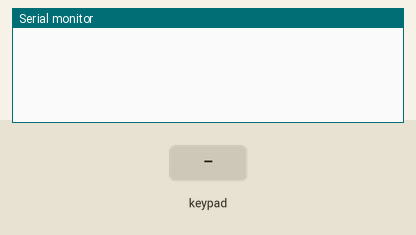
Recording of a sketch running on a simulated Arduino Uno, built with avr-gcc and run on an emulated ATmega328P. Parts: the last lines printed to the serial monitor. The test bench sets the inputs (shaded band).

Above: at 1.2 s.
1.3 s: key '1' pressed
At 2.4 s:
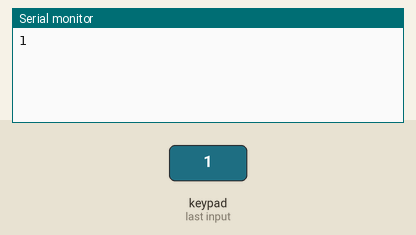
2.8 s: keypad keys 2 3 4 5 # pressed 0.4 s apart
At 5.8 s:
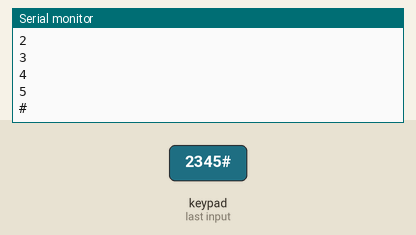
6.3 s: key 'A' pressed
At 7.5 s:
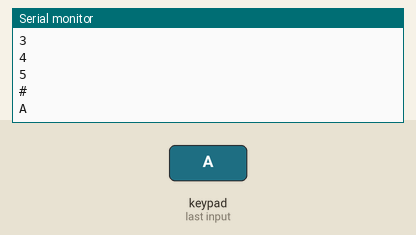
7.8 s: keypad keys 2 3 4 5 * pressed 0.4 s apart
At 9.9 s:
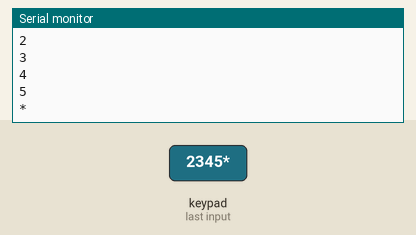
11.3 s: key 'B' pressed
At 12.4 s:
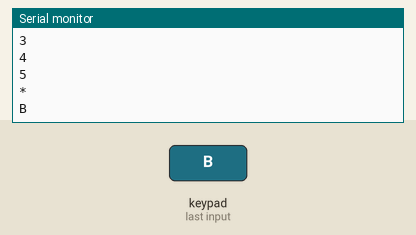
12.8 s: keypad keys 2 3 4 5 D pressed 0.4 s apart
At 15.9 s:
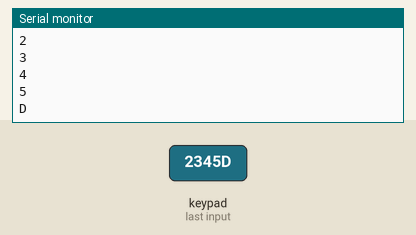
Timing chart, 0 to 17.3 s (numbered marks = the images above; inputs shaded):
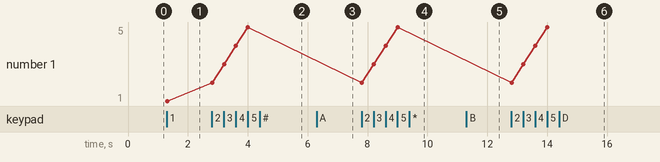

Measured:
- after the input at 1.3 s, the serial monitor: prints a new line at once (image 1)
- after the input at 2.8 s, the serial monitor: prints a new line at once (image 2)
- after the input at 6.3 s, the serial monitor: prints a new line at once (image 3)
- after the input at 7.8 s, the serial monitor: prints a new line at once (image 4)
- after the input at 11.3 s, the serial monitor: prints a new line at once (image 5)
- after the input at 12.8 s, the serial monitor: prints a new line at once (image 6)
- plotted number 1: 1 → 5 after the input at 2.8 s

The sketch:

4x4_keypad_with_arduino.ino
```cpp
#include <Keypad.h>
const char number_of_rows = 4;
const char number_of_columns = 4;

char row_pins[number_of_rows] = {2,3,4,5};
char column_pins[number_of_columns] = {6,7,8,9};
char key_array[number_of_rows][number_of_columns]= {
  {'1','2','3','A'},
  {'4','5','6','B'},
  {'7','8','9','C'},
  {'*','0','#','D'}
};

Keypad k = Keypad(makeKeymap(key_array),row_pins,column_pins,number_of_rows,number_of_columns);

void setup() {
  Serial.begin(9600);
}

void loop() {
  char key_pressed = k.getKey();
  if (key_pressed){
    Serial.println(key_pressed);
  }
}
```
